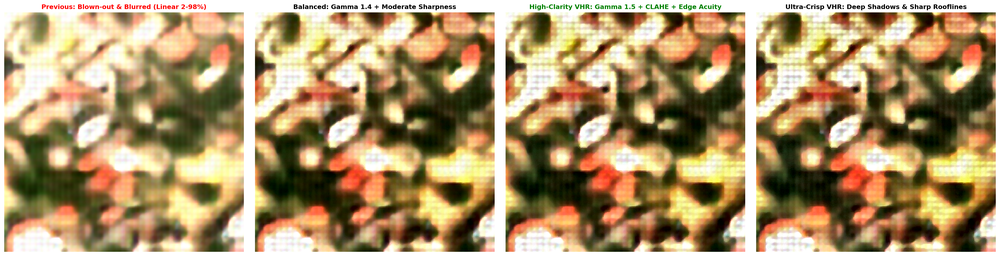
#> input picture scratch/photographic_clarity_showcase.png, 1000 x 256 px, shrunk from 4757 x 1219 before the run, found by its file name
$ python inspect_panels_stats.py
#> lines starting #> are read from the running program, lines starting #| are printed output that depends on the picture
from PIL import Image
import numpy as np

im = Image.open('scratch/photographic_clarity_showcase.png')
#> im is the input picture: PIL image 1000x256 RGBA; mean R, G, B, A 170.7, 146.5, 106.8, 255
arr = np.array(im)[:, :, :3]
w = arr.shape[1] // 4
#> w = 250
for i, name in enumerate(["1. Blown-out & Blurred", "2. Balanced Gamma 1.4", "3. High-Clarity VHR", "4. Ultra-Crisp VHR"]):
    p = arr[100:-50, i*w+50:(i+1)*w-50]
    print(f"{name}: mean={p.mean():.1f}, std={p.std():.1f}, min={p.min()}, max={p.max()}")
#> this loop made 4 passes
#| 1. Blown-out & Blurred: mean=133.7, std=72.8, min=0, max=255
#| 2. Balanced Gamma 1.4: mean=106.9, std=82.5, min=0, max=255
#| 3. High-Clarity VHR: mean=104.3, std=82.2, min=0, max=255
#| 4. Ultra-Crisp VHR: mean=102.9, std=81.5, min=0, max=255
#> pass 1, `p = arr[100:-50, i*w+50:(i+1)*w-50]`:
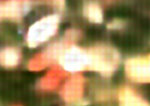
#> p: shape (106, 150, 3); mean R, G, B 164.3, 140.5, 96.3
#> pass 2, `p = arr[100:-50, i*w+50:(i+1)*w-50]`:
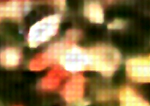
#> p: shape (106, 150, 3); mean R, G, B 139.8, 111.9, 68.9
#> pass 3, `p = arr[100:-50, i*w+50:(i+1)*w-50]`:
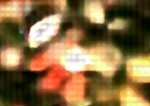
#> p: shape (106, 150, 3); mean R, G, B 137.7, 109, 66.2
#> after the loop:
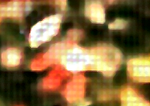
#> p: shape (106, 150, 3); mean R, G, B 136.9, 107.1, 64.6
